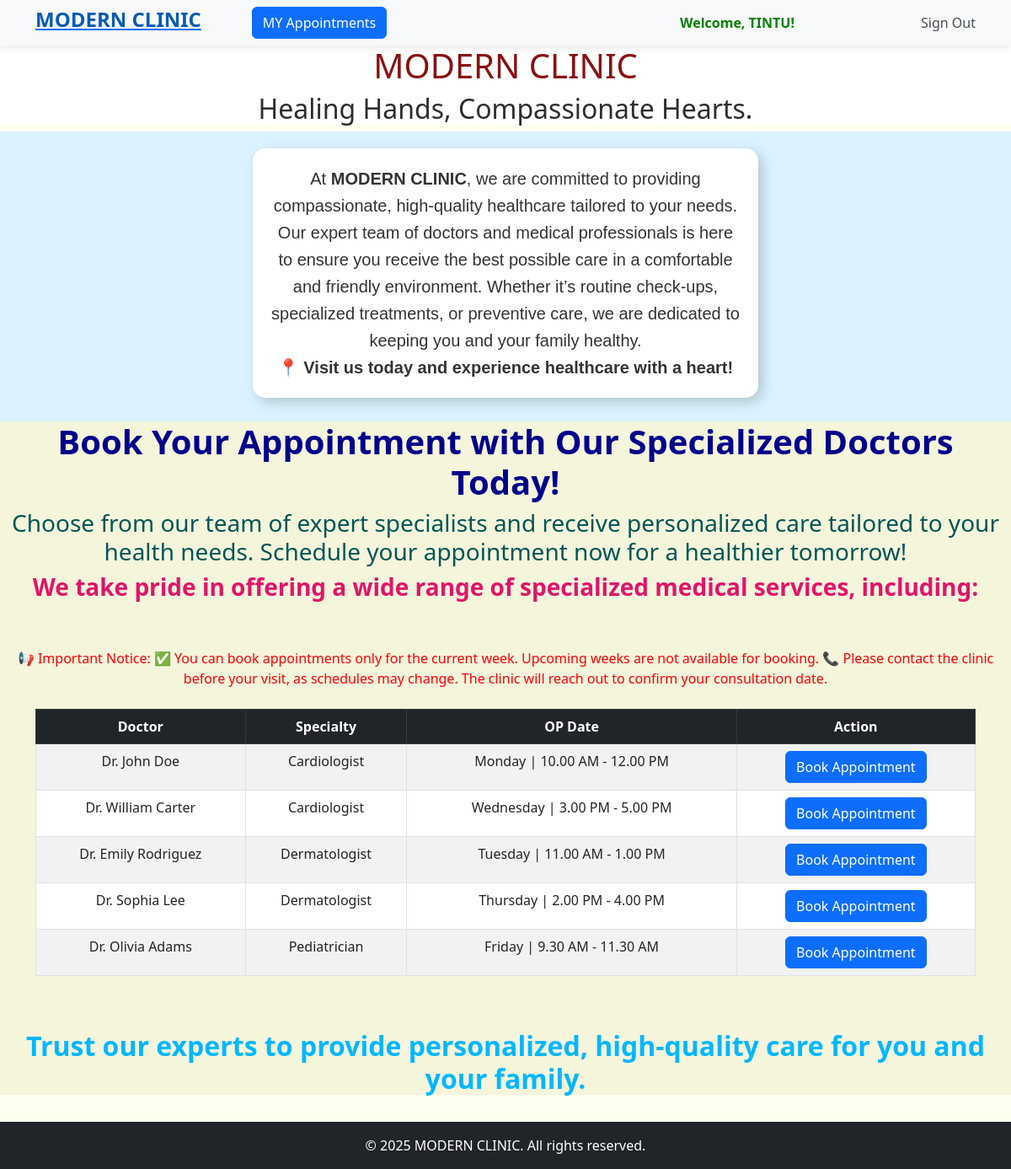
/ (signed in), run on the app's committed database.
### booking/models.py (models this page shows, shortened)
class TeamofDoctors(models.Model):
    name = models.CharField(max_length=50,null=True,blank=True)
    specialization = models.CharField(max_length=50,null=True,blank=True)
    op_date = models.CharField(max_length=250,null=True,blank=True)

### booking/views.py (the view)
# urls.py: path('',views.home,name="home"),
def home(request):
    data = TeamofDoctors.objects.all
    return render(request,"booking/home.html",{'data':data})

### booking/templates/booking/home.html (shortened to what this page needs)
<!DOCTYPE html>
<html lang="en">
<head>
    <link rel="stylesheet" href="https://cdn.jsdelivr.net/npm/bootstrap@5.3.0/dist/css/bootstrap.min.css">
     <link href="https://cdn.jsdelivr.net/npm/bootstrap@5.3.0/dist/css/bootstrap.min.css" rel="stylesheet">
</head>
   <nav class="navbar navbar-expand-lg">
    <div class="container">
         <a href="{% url 'home' %}"><h4 style="color: #085bb5;"><strong>MODERN CLINIC</strong></h4></a>
         <a href="{% url 'my_appointments' %}"><button class="btn btn-primary" style="margin-left: 60px;">MY Appointments</button></a>
        <div class="collapse navbar-collapse" id="navbarNav">
            <ul class="navbar-nav ms-auto">
                {% if user.is_authenticated %}
                    <li class="nav-item" style="margin-right: 150px;">
                        <span class="nav-item welcome-text"><strong style="color:green ;">Welcome, {{ user.username | upper}}!</strong></span>
                    </li>
                    <li class="nav-item">
                        <form method="post" action="{% url 'sign_out' %}" class="d-inline">
                            <button type="submit" class="nav-link btn btn-link" style="border: none; padding: 0; background: none;">
                                Sign Out
                            </button>
                        </form>
                    </li>
                {% endif %}
            </ul>
        </div>
    </div>
</nav>
<body style="background-color: ivory;">
    <div style="text-align: center;background-color: rgb(255, 255, 255);">
        <h1 style="color: rgb(136, 17, 17);">MODERN CLINIC</h1>
        <H2 style="color: rgb(46, 46, 46);font-family:inherit;">Healing Hands, Compassionate Hearts.</H2>
    </div>
    {% block content %}
    <div style="
    background-color: rgb(219, 243, 255);
    display: flex;
    justify-content: center;
    align-items: center;
    padding: 20px;
">
        <h3 style="
        background: white;
        padding: 20px;
        border-radius: 15px;
        box-shadow: 5px 5px 15px rgba(0, 0, 0, 0.2);
        max-width: 600px;
        text-align: center;
        font-family: Arial, sans-serif;
        color: #333;
        line-height: 1.6;
        font-size: 20px;
    ">
            At <strong>MODERN CLINIC</strong>, we are committed to providing compassionate,
            high-quality healthcare tailored to your needs. Our expert team of doctors and medical professionals
            is here to ensure you receive the best possible care in a comfortable and friendly environment.
            Whether it’s routine check-ups, specialized treatments, or preventive care,
            we are dedicated to keeping you and your family healthy. <br>
            📍 <strong>Visit us today and experience healthcare with a heart!</strong>
        </h3>
    </div>
    <div style="background-color: beige;text-align: center;">
       <h1 style="color: darkblue;"><strong>Book Your Appointment with Our Specialized Doctors Today!</strong></h1>
       <h3 style="color: rgb(0, 86, 88);">Choose from our team of expert specialists and receive personalized care tailored to your health needs.
        Schedule your appointment now for a healthier tomorrow!</h3>
        <h3 style="color:rgb(226, 20, 106)"><strong>We take pride in offering a wide range of specialized medical services, including:</strong></h3><br><br>
        <p style="color: red;">📢 Important Notice:
            ✅ You can book appointments only for the current week. Upcoming weeks are not available for booking.
            📞 Please contact the clinic before your visit, as schedules may change. The clinic will reach out to confirm your consultation date.</p>
        <div class="container mt-4">
            <table class="table table-bordered table-striped">
                <thead class="table-dark">
                    <tr>
                        <th>Doctor</th>
                        <th>Specialty</th>
                        <th>OP Date</th>
                        <th>Action</th>
                    </tr>
                </thead>
                <tbody>
                    {% for doctor in  data %}
                    <tr>
                        <td>{{doctor.name}}</td>
                        <td>{{doctor.specialization}}</td>
                        <td>{{doctor.op_date}}</td>
                        <td><a href="{% url 'appointment' doctor_id=doctor.id %}"><button class="btn btn-primary">Book Appointment</button></a></td>
                    </tr>
                    {% endfor %}
                </tbody>
            </table>
        </div><br><br>
        <h2 style="color: rgb(0, 183, 255);"><strong>Trust our experts to provide personalized, high-quality care for you and your family.</strong></h2>
    </div><br>
    <footer class="text-center py-3 bg-dark text-white">
        &copy; 2025 MODERN CLINIC. All rights reserved.
    </footer>
{% endblock %}
</body>
</html>

### booking/templates/booking/home.html (style rules this page uses)
body { background-color: #f1f3f5; }
.navbar { background-color: #f8f9fa !important; box-shadow: 0px 2px 10px rgba(0, 0, 0, 0.1); }
.nav-link { color: #495057 !important; transition: 0.3s; }
.welcome-text { font-weight: bold; color: #007bff; }

### data on the page
TeamofDoctors: name "Dr. John Doe", specialization "Cardiologist", op_date "Monday | 10.00 AM - 12.00 PM"
TeamofDoctors: name "Dr. William Carter", specialization "Cardiologist", op_date "Wednesday | 3.00 PM - 5.00 PM"
TeamofDoctors: name "Dr. Emily Rodriguez", specialization "Dermatologist", op_date "Tuesday | 11.00 AM - 1.00 PM"
TeamofDoctors: name "Dr. Sophia Lee", specialization "Dermatologist", op_date "Thursday | 2.00 PM - 4.00 PM"
TeamofDoctors: name "Dr. Olivia Adams", specialization "Pediatrician", op_date "Friday | 9.30 AM - 11.30 AM"

### other printed values
{{ user.username | upper }} "TINTU"
